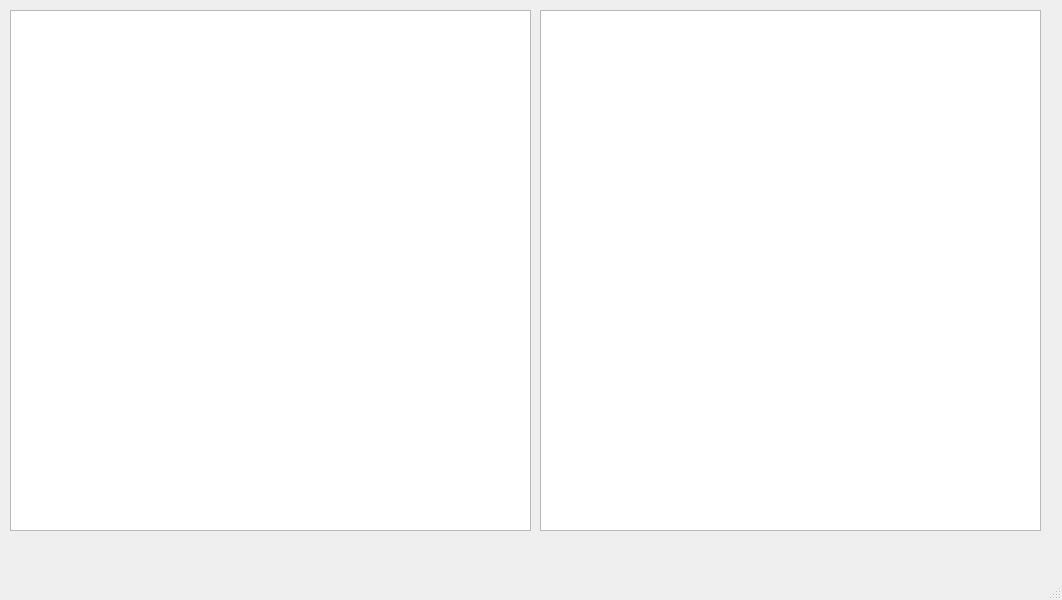
<?xml version="1.0" encoding="UTF-8"?>
<ui version="4.0">
 <class>dialog</class>
 <widget class="QMainWindow" name="dialog">
  <property name="geometry">
   <rect>
    <x>0</x>
    <y>0</y>
    <width>1062</width>
    <height>600</height>
   </rect>
  </property>
  <property name="windowTitle">
   <string>dialog</string>
  </property>
  <widget class="QWidget" name="centralwidget">
   <widget class="QTreeView" name="treeView">
    <property name="geometry">
     <rect>
      <x>10</x>
      <y>10</y>
      <width>521</width>
      <height>521</height>
     </rect>
    </property>
    <property name="sizePolicy">
     <sizepolicy hsizetype="Expanding" vsizetype="Expanding">
      <horstretch>50</horstretch>
      <verstretch>30</verstretch>
     </sizepolicy>
    </property>
    <property name="minimumSize">
     <size>
      <width>0</width>
      <height>0</height>
     </size>
    </property>
    <property name="maximumSize">
     <size>
      <width>16777215</width>
      <height>521</height>
     </size>
    </property>
    <property name="sizeIncrement">
     <size>
      <width>50</width>
      <height>30</height>
     </size>
    </property>
    <property name="mouseTracking">
     <bool>true</bool>
    </property>
    <property name="autoFillBackground">
     <bool>true</bool>
    </property>
   </widget>
   <widget class="QTreeView" name="listView">
    <property name="geometry">
     <rect>
      <x>540</x>
      <y>10</y>
      <width>501</width>
      <height>521</height>
     </rect>
    </property>
    <property name="sizePolicy">
     <sizepolicy hsizetype="Expanding" vsizetype="Expanding">
      <horstretch>50</horstretch>
      <verstretch>30</verstretch>
     </sizepolicy>
    </property>
    <property name="minimumSize">
     <size>
      <width>0</width>
      <height>0</height>
     </size>
    </property>
    <property name="sizeIncrement">
     <size>
      <width>50</width>
      <height>30</height>
     </size>
    </property>
    <attribute name="headerCascadingSectionResizes">
     <bool>false</bool>
    </attribute>
   </widget>
  </widget>
  <widget class="QMenuBar" name="menubar">
   <property name="geometry">
    <rect>
     <x>0</x>
     <y>0</y>
     <width>1062</width>
     <height>28</height>
    </rect>
   </property>
  </widget>
  <widget class="QStatusBar" name="statusbar"/>
 </widget>
 <resources/>
 <connections/>
</ui>
